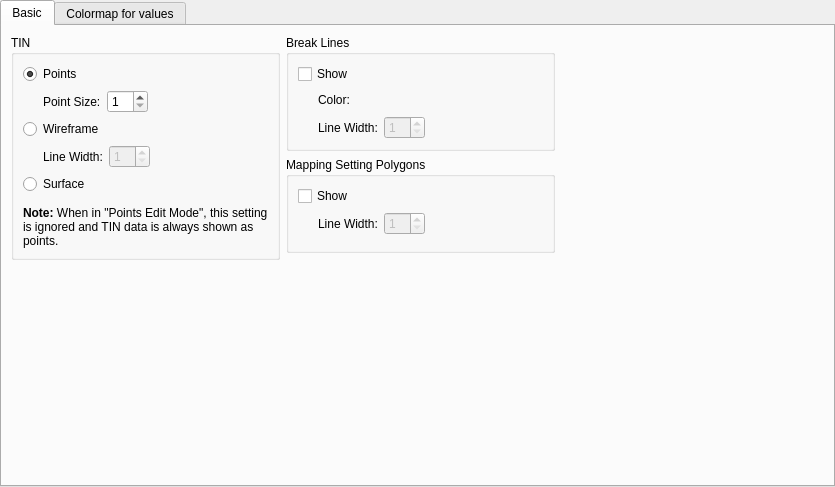
<?xml version="1.0" encoding="UTF-8"?>
<ui version="4.0">
 <class>GeoDataPointmap_DisplaySettingWidget</class>
 <widget class="QWidget" name="GeoDataPointmap_DisplaySettingWidget">
  <property name="geometry">
   <rect>
    <x>0</x>
    <y>0</y>
    <width>835</width>
    <height>487</height>
   </rect>
  </property>
  <property name="windowTitle">
   <string>Form</string>
  </property>
  <layout class="QVBoxLayout" name="verticalLayout_7">
   <property name="leftMargin">
    <number>0</number>
   </property>
   <property name="topMargin">
    <number>0</number>
   </property>
   <property name="rightMargin">
    <number>0</number>
   </property>
   <property name="bottomMargin">
    <number>0</number>
   </property>
   <item>
    <widget class="QTabWidget" name="tabWidget">
     <property name="currentIndex">
      <number>0</number>
     </property>
     <widget class="QWidget" name="basicTab">
      <attribute name="title">
       <string>Basic</string>
      </attribute>
      <layout class="QHBoxLayout" name="horizontalLayout_11">
       <item>
        <layout class="QVBoxLayout" name="verticalLayout_4">
         <item>
          <widget class="QGroupBox" name="displayMethodGroupBox">
           <property name="title">
            <string>TIN</string>
           </property>
           <layout class="QVBoxLayout" name="verticalLayout_3">
            <item>
             <widget class="QRadioButton" name="pointsRadioButton">
              <property name="text">
               <string>Points</string>
              </property>
              <property name="checked">
               <bool>true</bool>
              </property>
             </widget>
            </item>
            <item>
             <layout class="QHBoxLayout" name="horizontalLayout_2" stretch="0,1">
              <item>
               <spacer name="horizontalSpacer_2">
                <property name="orientation">
                 <enum>Qt::Horizontal</enum>
                </property>
                <property name="sizeType">
                 <enum>QSizePolicy::Fixed</enum>
                </property>
                <property name="sizeHint" stdset="0">
                 <size>
                  <width>20</width>
                  <height>20</height>
                 </size>
                </property>
               </spacer>
              </item>
              <item>
               <layout class="QHBoxLayout" name="horizontalLayout" stretch="0,0,1">
                <item>
                 <widget class="QLabel" name="pointSizeLabel">
                  <property name="text">
                   <string>Point Size:</string>
                  </property>
                 </widget>
                </item>
                <item>
                 <widget class="QSpinBox" name="pointSizeSpinBox">
                  <property name="minimum">
                   <number>1</number>
                  </property>
                  <property name="maximum">
                   <number>20</number>
                  </property>
                 </widget>
                </item>
                <item>
                 <spacer name="horizontalSpacer">
                  <property name="orientation">
                   <enum>Qt::Horizontal</enum>
                  </property>
                  <property name="sizeHint" stdset="0">
                   <size>
                    <width>40</width>
                    <height>20</height>
                   </size>
                  </property>
                 </spacer>
                </item>
               </layout>
              </item>
             </layout>
            </item>
            <item>
             <widget class="QRadioButton" name="wireframeRadioButton">
              <property name="text">
               <string>Wireframe</string>
              </property>
             </widget>
            </item>
            <item>
             <layout class="QHBoxLayout" name="horizontalLayout_3" stretch="0,1">
              <item>
               <spacer name="horizontalSpacer_3">
                <property name="orientation">
                 <enum>Qt::Horizontal</enum>
                </property>
                <property name="sizeType">
                 <enum>QSizePolicy::Fixed</enum>
                </property>
                <property name="sizeHint" stdset="0">
                 <size>
                  <width>20</width>
                  <height>20</height>
                 </size>
                </property>
               </spacer>
              </item>
              <item>
               <layout class="QHBoxLayout" name="horizontalLayout_4" stretch="0,0,1">
                <item>
                 <widget class="QLabel" name="lineWidthLabel">
                  <property name="text">
                   <string>Line Width:</string>
                  </property>
                 </widget>
                </item>
                <item>
                 <widget class="QSpinBox" name="lineWidthSpinBox">
                  <property name="enabled">
                   <bool>false</bool>
                  </property>
                  <property name="minimum">
                   <number>1</number>
                  </property>
                  <property name="maximum">
                   <number>20</number>
                  </property>
                 </widget>
                </item>
                <item>
                 <spacer name="horizontalSpacer_4">
                  <property name="orientation">
                   <enum>Qt::Horizontal</enum>
                  </property>
                  <property name="sizeHint" stdset="0">
                   <size>
                    <width>40</width>
                    <height>20</height>
                   </size>
                  </property>
                 </spacer>
                </item>
               </layout>
              </item>
             </layout>
            </item>
            <item>
             <widget class="QRadioButton" name="surfaceRadioButton">
              <property name="text">
               <string>Surface</string>
              </property>
             </widget>
            </item>
            <item>
             <widget class="TransparencyWidget" name="tinOpacityWidget" native="true"/>
            </item>
            <item>
             <widget class="QLabel" name="label">
              <property name="text">
               <string>&lt;html&gt;&lt;head/&gt;&lt;body&gt;&lt;p&gt;&lt;span style=&quot; font-weight:600;&quot;&gt;Note:&lt;/span&gt; When in &amp;quot;Points Edit Mode&amp;quot;, this setting is ignored and TIN data is always shown as points.&lt;/p&gt;&lt;/body&gt;&lt;/html&gt;</string>
              </property>
              <property name="wordWrap">
               <bool>true</bool>
              </property>
             </widget>
            </item>
           </layout>
          </widget>
         </item>
         <item>
          <spacer name="verticalSpacer">
           <property name="orientation">
            <enum>Qt::Vertical</enum>
           </property>
           <property name="sizeHint" stdset="0">
            <size>
             <width>20</width>
             <height>18</height>
            </size>
           </property>
          </spacer>
         </item>
        </layout>
       </item>
       <item>
        <layout class="QVBoxLayout" name="verticalLayout_6">
         <item>
          <widget class="QGroupBox" name="breakLinesGroupBox">
           <property name="title">
            <string>Break Lines</string>
           </property>
           <layout class="QVBoxLayout" name="verticalLayout_2">
            <item>
             <widget class="QCheckBox" name="showBreakLinesCheckBox">
              <property name="text">
               <string>Show</string>
              </property>
             </widget>
            </item>
            <item>
             <layout class="QHBoxLayout" name="horizontalLayout_7" stretch="0,1">
              <item>
               <spacer name="horizontalSpacer_5">
                <property name="orientation">
                 <enum>Qt::Horizontal</enum>
                </property>
                <property name="sizeType">
                 <enum>QSizePolicy::Fixed</enum>
                </property>
                <property name="sizeHint" stdset="0">
                 <size>
                  <width>20</width>
                  <height>20</height>
                 </size>
                </property>
               </spacer>
              </item>
              <item>
               <layout class="QGridLayout" name="gridLayout">
                <item row="0" column="0">
                 <widget class="QLabel" name="breakLineColorLabel">
                  <property name="text">
                   <string>Color:</string>
                  </property>
                 </widget>
                </item>
                <item row="0" column="1">
                 <layout class="QHBoxLayout" name="horizontalLayout_5">
                  <item>
                   <widget class="ColorEditWidget" name="breakLineColorWidget">
                    <property name="enabled">
                     <bool>false</bool>
                    </property>
                    <property name="text">
                     <string/>
                    </property>
                   </widget>
                  </item>
                  <item>
                   <spacer name="horizontalSpacer_6">
                    <property name="orientation">
                     <enum>Qt::Horizontal</enum>
                    </property>
                    <property name="sizeHint" stdset="0">
                     <size>
                      <width>40</width>
                      <height>20</height>
                     </size>
                    </property>
                   </spacer>
                  </item>
                 </layout>
                </item>
                <item row="1" column="0">
                 <widget class="QLabel" name="breakLineLineWidthLabel">
                  <property name="text">
                   <string>Line Width:</string>
                  </property>
                 </widget>
                </item>
                <item row="1" column="1">
                 <layout class="QHBoxLayout" name="horizontalLayout_6">
                  <item>
                   <widget class="QSpinBox" name="breakLineLineWidthSpinBox">
                    <property name="enabled">
                     <bool>false</bool>
                    </property>
                    <property name="minimum">
                     <number>1</number>
                    </property>
                    <property name="maximum">
                     <number>20</number>
                    </property>
                   </widget>
                  </item>
                  <item>
                   <spacer name="horizontalSpacer_7">
                    <property name="orientation">
                     <enum>Qt::Horizontal</enum>
                    </property>
                    <property name="sizeHint" stdset="0">
                     <size>
                      <width>40</width>
                      <height>20</height>
                     </size>
                    </property>
                   </spacer>
                  </item>
                 </layout>
                </item>
               </layout>
              </item>
             </layout>
            </item>
           </layout>
          </widget>
         </item>
         <item>
          <widget class="QGroupBox" name="polygonGroupBox">
           <property name="title">
            <string>Mapping Setting Polygons</string>
           </property>
           <layout class="QVBoxLayout" name="verticalLayout_5">
            <item>
             <widget class="QCheckBox" name="showPolygonsCheckBox">
              <property name="text">
               <string>Show</string>
              </property>
             </widget>
            </item>
            <item>
             <layout class="QHBoxLayout" name="horizontalLayout_9">
              <item>
               <spacer name="horizontalSpacer_9">
                <property name="orientation">
                 <enum>Qt::Horizontal</enum>
                </property>
                <property name="sizeType">
                 <enum>QSizePolicy::Fixed</enum>
                </property>
                <property name="sizeHint" stdset="0">
                 <size>
                  <width>20</width>
                  <height>20</height>
                 </size>
                </property>
               </spacer>
              </item>
              <item>
               <layout class="QVBoxLayout" name="verticalLayout">
                <item>
                 <layout class="QHBoxLayout" name="horizontalLayout_8">
                  <item>
                   <widget class="QLabel" name="polygonLineWidthLabel">
                    <property name="text">
                     <string>Line Width:</string>
                    </property>
                   </widget>
                  </item>
                  <item>
                   <widget class="QSpinBox" name="polygonLineWidthSpinBox">
                    <property name="enabled">
                     <bool>false</bool>
                    </property>
                    <property name="minimum">
                     <number>1</number>
                    </property>
                    <property name="maximum">
                     <number>20</number>
                    </property>
                   </widget>
                  </item>
                  <item>
                   <spacer name="horizontalSpacer_8">
                    <property name="orientation">
                     <enum>Qt::Horizontal</enum>
                    </property>
                    <property name="sizeHint" stdset="0">
                     <size>
                      <width>40</width>
                      <height>20</height>
                     </size>
                    </property>
                   </spacer>
                  </item>
                 </layout>
                </item>
                <item>
                 <widget class="TransparencyWidget" name="polygonOpacityWidget" native="true">
                  <property name="enabled">
                   <bool>false</bool>
                  </property>
                 </widget>
                </item>
               </layout>
              </item>
             </layout>
            </item>
           </layout>
          </widget>
         </item>
         <item>
          <spacer name="verticalSpacer_2">
           <property name="orientation">
            <enum>Qt::Vertical</enum>
           </property>
           <property name="sizeHint" stdset="0">
            <size>
             <width>20</width>
             <height>17</height>
            </size>
           </property>
          </spacer>
         </item>
        </layout>
       </item>
       <item>
        <spacer name="horizontalSpacer_10">
         <property name="orientation">
          <enum>Qt::Horizontal</enum>
         </property>
         <property name="sizeHint" stdset="0">
          <size>
           <width>254</width>
           <height>20</height>
          </size>
         </property>
        </spacer>
       </item>
      </layout>
     </widget>
     <widget class="QWidget" name="colorTab">
      <attribute name="title">
       <string>Colormap for values</string>
      </attribute>
      <layout class="QVBoxLayout" name="verticalLayout_8">
       <item>
        <widget class="QWidgetContainer" name="colorMapWidget" native="true"/>
       </item>
      </layout>
     </widget>
    </widget>
   </item>
  </layout>
 </widget>
 <customwidgets>
  <customwidget>
   <class>ColorEditWidget</class>
   <extends>QLabel</extends>
   <header>guibase/widget/coloreditwidget.h</header>
   <container>1</container>
  </customwidget>
  <customwidget>
   <class>TransparencyWidget</class>
   <extends>QWidget</extends>
   <header>guibase/widget/transparencywidget.h</header>
   <container>1</container>
  </customwidget>
  <customwidget>
   <class>QWidgetContainer</class>
   <extends>QWidget</extends>
   <header>misc/qwidgetcontainer.h</header>
   <container>1</container>
  </customwidget>
 </customwidgets>
 <resources/>
 <connections>
  <connection>
   <sender>pointsRadioButton</sender>
   <signal>toggled(bool)</signal>
   <receiver>pointSizeSpinBox</receiver>
   <slot>setEnabled(bool)</slot>
   <hints>
    <hint type="sourcelabel">
     <x>74</x>
     <y>68</y>
    </hint>
    <hint type="destinationlabel">
     <x>142</x>
     <y>96</y>
    </hint>
   </hints>
  </connection>
  <connection>
   <sender>wireframeRadioButton</sender>
   <signal>toggled(bool)</signal>
   <receiver>lineWidthSpinBox</receiver>
   <slot>setEnabled(bool)</slot>
   <hints>
    <hint type="sourcelabel">
     <x>65</x>
     <y>120</y>
    </hint>
    <hint type="destinationlabel">
     <x>144</x>
     <y>148</y>
    </hint>
   </hints>
  </connection>
  <connection>
   <sender>showBreakLinesCheckBox</sender>
   <signal>toggled(bool)</signal>
   <receiver>breakLineColorWidget</receiver>
   <slot>setEnabled(bool)</slot>
   <hints>
    <hint type="sourcelabel">
     <x>316</x>
     <y>66</y>
    </hint>
    <hint type="destinationlabel">
     <x>388</x>
     <y>97</y>
    </hint>
   </hints>
  </connection>
  <connection>
   <sender>showBreakLinesCheckBox</sender>
   <signal>toggled(bool)</signal>
   <receiver>breakLineLineWidthSpinBox</receiver>
   <slot>setEnabled(bool)</slot>
   <hints>
    <hint type="sourcelabel">
     <x>327</x>
     <y>68</y>
    </hint>
    <hint type="destinationlabel">
     <x>394</x>
     <y>124</y>
    </hint>
   </hints>
  </connection>
  <connection>
   <sender>showPolygonsCheckBox</sender>
   <signal>toggled(bool)</signal>
   <receiver>polygonLineWidthSpinBox</receiver>
   <slot>setEnabled(bool)</slot>
   <hints>
    <hint type="sourcelabel">
     <x>538</x>
     <y>182</y>
    </hint>
    <hint type="destinationlabel">
     <x>417</x>
     <y>211</y>
    </hint>
   </hints>
  </connection>
  <connection>
   <sender>showPolygonsCheckBox</sender>
   <signal>toggled(bool)</signal>
   <receiver>polygonOpacityWidget</receiver>
   <slot>setEnabled(bool)</slot>
   <hints>
    <hint type="sourcelabel">
     <x>416</x>
     <y>174</y>
    </hint>
    <hint type="destinationlabel">
     <x>429</x>
     <y>218</y>
    </hint>
   </hints>
  </connection>
 </connections>
</ui>
